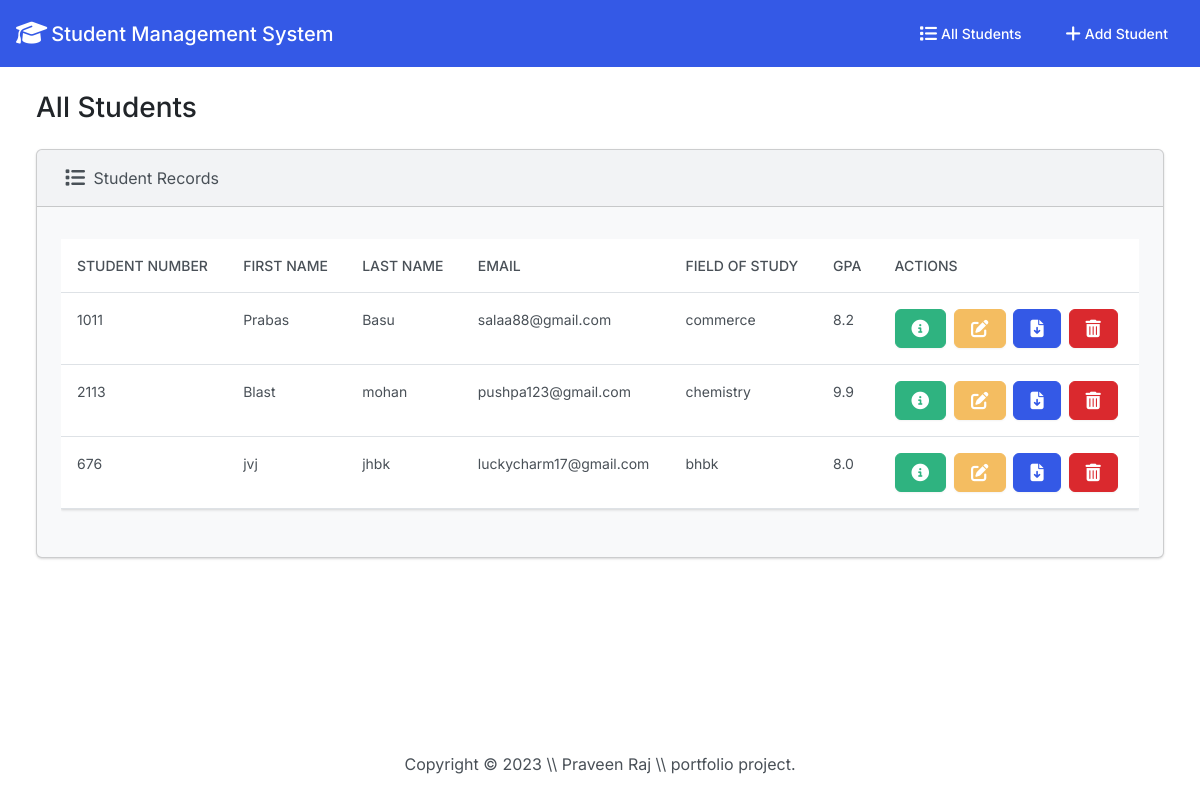
The page / on the database its author committed.
### students/models.py (models this page shows, shortened)
class Student(models.Model):
  student_number = models.PositiveIntegerField()
  first_name = models.CharField(max_length=50)
  last_name = models.CharField(max_length=50)
  email = models.EmailField(max_length=100)
  field_of_study = models.CharField(max_length=50)
  gpa = models.FloatField()

### students/views.py (the view)
# urls.py: path('', views.index, name='index'),
def index(request):
  return render(request, 'students/index.html', {'students':Student.objects.all()})

### students/templates/students/index.html (shortened to what this page needs)
{% extends 'students/base.html' %}
{% block body %}
<h3 class="m-4">All Students</h3>
<div class="row">
  <div class="col-12">
    {% if students %}
    <div class="card bg-light ms-4 me-4 mb-4">
      <div class="card-header">
        <i class="fa-solid fa-list fa-lg p-1"></i> Student Records
      </div>
      <div class="card-body">
        <p class="card-text">
        <div class="table-responsive">
          <table class="table table-hover">
            <thead>
              <tr>
                <th scope="col">Student number</th>
                <th scope="col">First name</th>
                <th scope="col">Last name</th>
                <th scope="col">Email</th>
                <th scope="col">Field of study</th>
                <th scope="col">GPA</th>
                <th scope="col">Actions</th>
              </tr>
            </thead>
            <tbody>
              {% for student in students %}
              <tr>
                <td>{{ student.student_number }}</td>
                <td>{{ student.first_name }}</td>
                <td>{{ student.last_name }}</td>
                <td>{{ student.email }}</td>
                <td>{{ student.field_of_study }}</td>
                <td>{{ student.gpa }}</td>
                <td>
                  <button type="button" class="btn btn-success me-1" href="{% url 'view_student' student.id %}"
                    data-bs-toggle="modal" data-bs-target="#myModal{{student.id}}">
                  </button>
                  <a href="{% url 'edit' student.id %}" class="btn btn-warning me-1">
                  </a>
                  <a href="{% url 'generate_pdf' student.id %}" class="btn btn-primary me-1">
                  </a>
                  <button type="button" class="btn btn-danger" data-bs-toggle="modal"
                    data-bs-target="#delete{{student.id}}">
                  </button>
                </td>
              </tr>
              {% endfor %}
            </tbody>
          </table>
        </div>
        </p>
      </div>
    </div>
    {% else %}
    <h5 class="alert alert-primary me-4 ms-4">No Student records</h5>
    {% endif %}
  </div>
</div>
{% endblock body %}

### students/templates/students/base.html (shortened to what this page needs)
{% load static %}
<!DOCTYPE html>
<html lang="en">
<head>
  <link rel="stylesheet" href="https://cdnjs.cloudflare.com/ajax/libs/font-awesome/6.4.2/css/all.min.css"
 />
  <link rel="stylesheet" href="{% static 'css/bootstrap.min.css' %}">
</head>
<body class="d-flex flex-column min-vh-100">
  <nav class="navbar navbar-expand-lg bg-primary" data-bs-theme="dark">
    <div class="container-fluid">
      <a class="navbar-brand" href="{% url 'index' %}"><i class="fa-solid fa-graduation-cap fa-lg p-1"></i>Student
        Management System</a>
      <div class="collapse navbar-collapse" id="navbarColor01">
        <ul class="navbar-nav ms-auto">
          <li class="nav-item">
            <a class="nav-link active" href="{% url 'index' %}"><i class="fa-solid fa-list fa-lg p-1"></i>All
              Students</a>
          </li>
          <li class="nav-item">
            <a class="nav-link active" href="{% url 'add' %}"><i class="fa-solid fa-plus fa-lg p-1"></i>Add Student</a>
          </li>
        </ul>
      </div>
    </div>
  </nav>
  <div class="container-fluid">
    {% block body %}
    {% endblock body %}
  </div>
  <footer class="mt-auto mb-4">
    <div class="text-center">
      <span>
        Copyright &copy;
        <script>document.write(new Date().getFullYear())</script> \\ Praveen Raj \\ portfolio project.
      </span>
    </div>
  </footer>
</body>
</html>

### rows shown on the page
Student: student_number "1011", first_name "Prabas", last_name "Basu", email "salaa88@gmail.com", field_of_study "commerce", gpa "8.2"
Student: student_number "2113", first_name "Blast", last_name "mohan", email "pushpa123@gmail.com", field_of_study "chemistry", gpa "9.9"
Student: student_number "676", first_name "jvj", last_name "jhbk", email "luckycharm17@gmail.com", field_of_study "bhbk", gpa "8.0"
